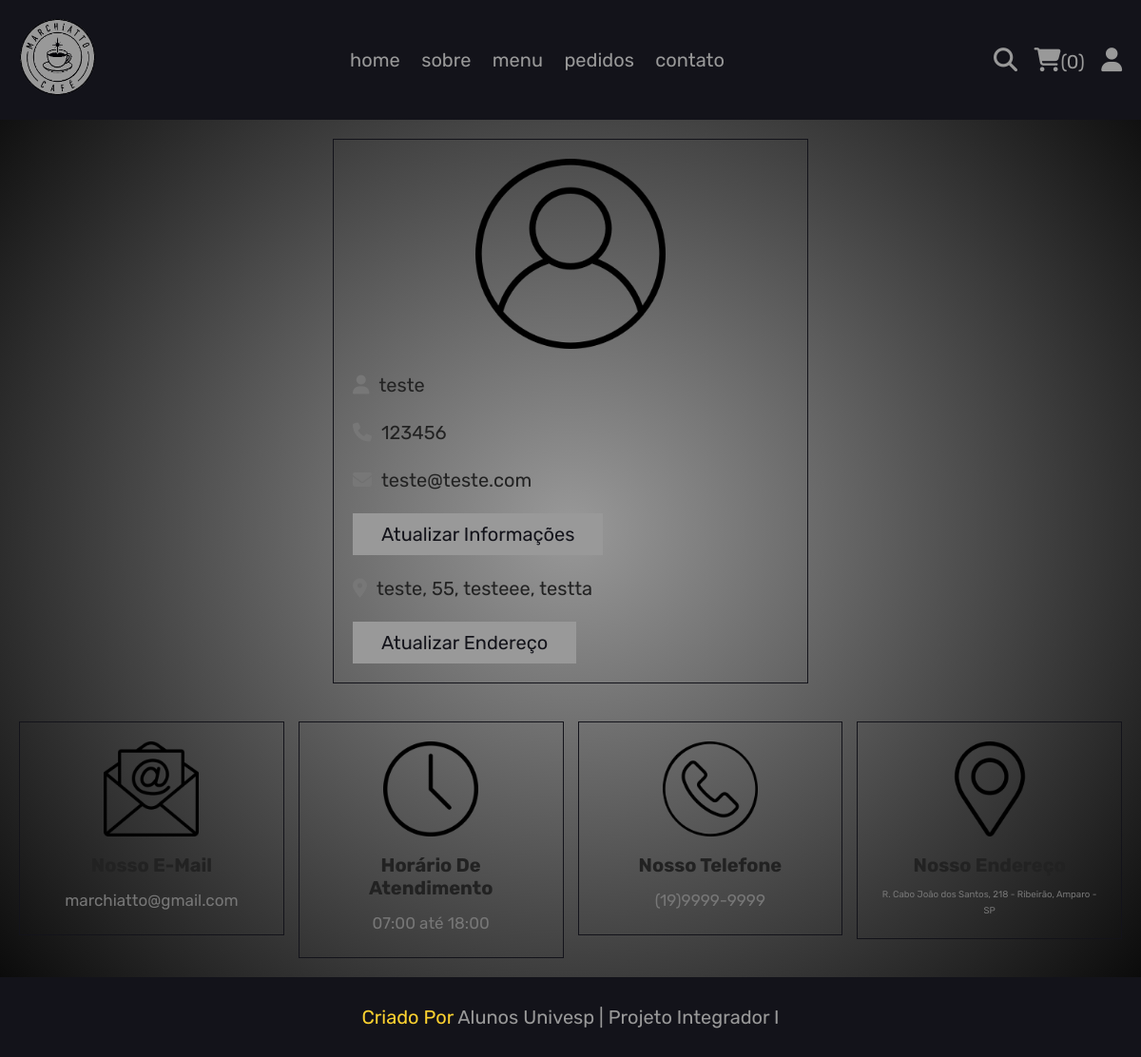
The app's page /perfil.php (signed in) with its own data.
### tables this page shows
CREATE TABLE `usuarios` (
  `id` int(100) NOT NULL,
  `nome` varchar(20) NOT NULL,
  `email` varchar(50) NOT NULL,
  `telefone` varchar(14) NOT NULL,
  `senha` varchar(50) NOT NULL,
  `endereco` varchar(500) NOT NULL
);

### perfil.php (the view, shortened to what this page needs)
<?php
include 'components/connect.php';
?>
<!DOCTYPE html>
<html lang="pt-br">
<head>
   <link rel="stylesheet" href="https://cdnjs.cloudflare.com/ajax/libs/font-awesome/6.1.1/css/all.min.css">
   <link rel="stylesheet" href="css/style.css">
</head>
<body>
<?php include 'components/user_header.php'; ?>
<section class="detalhe-user">
   <div class="user">
      <img src="imagens/user-icon.png" alt="">
      <p><i class="fas fa-user"></i><span><span><?= $fetch_profile['nome']; ?></span></span></p>
      <p><i class="fas fa-phone"></i><span><?= $fetch_profile['telefone']; ?></span></p>
      <p><i class="fas fa-envelope"></i><span><?= $fetch_profile['email']; ?></span></p>
      <a href="atualiza_perfil.php" class="btn">atualizar informações</a>
      <p class="endereco"><i class="fas fa-map-marker-alt"></i><span><?php if($fetch_profile['endereco'] == ''){echo 'digite seu endereço';}else{echo $fetch_profile['endereco'];} ?></span></p>
      <a href="atualiza_endereco.php" class="btn">atualizar endereço</a>
   </div>
</section>
<?php include 'components/footer.php'; ?>
</body>
</html>

### css/style.css (style rules this page uses)
:root { --amarelo:#fed330; --vermelho:#e74c3c; --white:#fff; --black:#222; --light-color:#777; --border:.1px solid var(--preto); --box-shadow:0 .5rem 1rem rgba(0,0,0,.1); --cor-principal: #fff; --preto:#13131a; --bg:#010103; --cinza: #999; }
* { font-family: 'Rubik', sans-serif; margin:0; padding:0; box-sizing: border-box; outline: none; border: none; text-decoration: none; }
body { background: radial-gradient(#999, #000); }
html { font-size: 62.5%; overflow-x: hidden; scroll-behavior: smooth; stop-opacity: 7rem; }
section { margin:0 auto; max-width: 1200px; padding:2rem; }
.btn, .delete-btn { margin-top: 1rem; display: inline-block; font-size: 2rem; padding:1rem 3rem; cursor: pointer; text-transform: capitalize; transition: .2s linear; }
.btn { background-color: var(--cinza); color:var(--preto); }
.detalhe-user .user { max-width: 50rem; margin:0 auto; border:var(--border); padding:2rem; }
.detalhe-user .user img { width: 100%; height: 20rem; object-fit: contain; margin-bottom: 1rem; }
.detalhe-user .user p { padding:1rem 0; line-height: 1.5; font-size: 2rem; }
.detalhe-user .user p span { color:var(--black); }
.detalhe-user .user p i { margin-right: 1rem; color:var(--light-color); }
.detalhe-user .user .endereco { margin-top: 1rem; }

### records on screen
usuarios: nome "teste", telefone "123456", email "teste@teste.com", endereco "teste, 55, testeee, testta"

### other values on screen
$total_carrinho_items "0"
